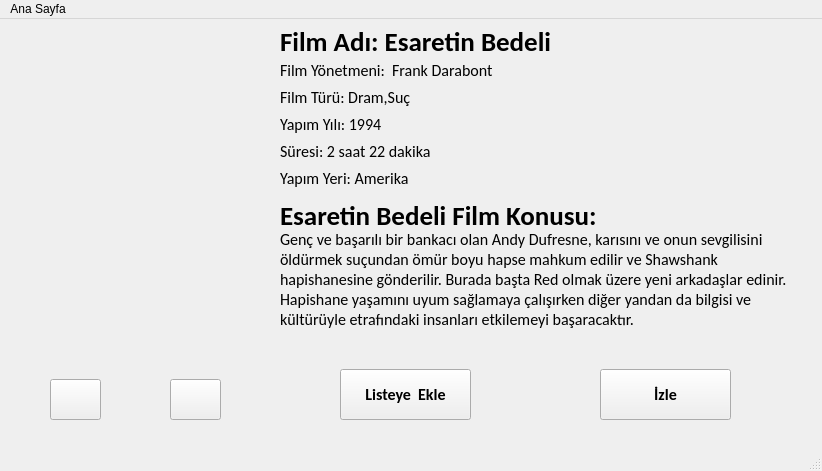
<?xml version="1.0" encoding="UTF-8"?>
<ui version="4.0">
 <class>MainWindow</class>
 <widget class="QMainWindow" name="MainWindow">
  <property name="geometry">
   <rect>
    <x>0</x>
    <y>0</y>
    <width>822</width>
    <height>471</height>
   </rect>
  </property>
  <property name="contextMenuPolicy">
   <enum>Qt::NoContextMenu</enum>
  </property>
  <property name="windowTitle">
   <string>Ana Sayfa</string>
  </property>
  <widget class="QWidget" name="centralwidget">
   <widget class="QLabel" name="foto">
    <property name="enabled">
     <bool>true</bool>
    </property>
    <property name="geometry">
     <rect>
      <x>20</x>
      <y>30</y>
      <width>231</width>
      <height>311</height>
     </rect>
    </property>
    <property name="text">
     <string/>
    </property>
    <property name="scaledContents">
     <bool>true</bool>
    </property>
    <property name="alignment">
     <set>Qt::AlignCenter</set>
    </property>
   </widget>
   <widget class="QWidget" name="verticalLayoutWidget">
    <property name="geometry">
     <rect>
      <x>280</x>
      <y>10</y>
      <width>425</width>
      <height>160</height>
     </rect>
    </property>
    <layout class="QVBoxLayout" name="verticalLayout_2">
     <item>
      <widget class="QLabel" name="filmadi">
       <property name="font">
        <font>
         <family>Calibri</family>
         <pointsize>20</pointsize>
         <weight>75</weight>
         <bold>true</bold>
        </font>
       </property>
       <property name="text">
        <string>Film Adı: Esaretin Bedeli</string>
       </property>
       <property name="alignment">
        <set>Qt::AlignLeading|Qt::AlignLeft|Qt::AlignVCenter</set>
       </property>
      </widget>
     </item>
     <item>
      <widget class="QLabel" name="filmyonetmeni">
       <property name="font">
        <font>
         <family>Calibri</family>
         <pointsize>12</pointsize>
        </font>
       </property>
       <property name="text">
        <string>Film Yönetmeni:  Frank Darabont</string>
       </property>
       <property name="alignment">
        <set>Qt::AlignLeading|Qt::AlignLeft|Qt::AlignVCenter</set>
       </property>
      </widget>
     </item>
     <item>
      <widget class="QLabel" name="filmturu">
       <property name="font">
        <font>
         <family>Calibri</family>
         <pointsize>12</pointsize>
        </font>
       </property>
       <property name="text">
        <string>Film Türü: Dram,Suç</string>
       </property>
       <property name="alignment">
        <set>Qt::AlignLeading|Qt::AlignLeft|Qt::AlignVCenter</set>
       </property>
      </widget>
     </item>
     <item>
      <widget class="QLabel" name="yapimyili">
       <property name="font">
        <font>
         <family>Calibri</family>
         <pointsize>12</pointsize>
        </font>
       </property>
       <property name="text">
        <string>Yapım Yılı: 1994     </string>
       </property>
      </widget>
     </item>
     <item>
      <widget class="QLabel" name="suresi">
       <property name="font">
        <font>
         <family>Calibri</family>
         <pointsize>12</pointsize>
        </font>
       </property>
       <property name="text">
        <string>Süresi: 2 saat 22 dakika</string>
       </property>
      </widget>
     </item>
     <item>
      <widget class="QLabel" name="yapimyeri">
       <property name="font">
        <font>
         <family>Calibri</family>
         <pointsize>12</pointsize>
        </font>
       </property>
       <property name="text">
        <string>Yapım Yeri: Amerika</string>
       </property>
      </widget>
     </item>
    </layout>
   </widget>
   <widget class="QLabel" name="aciklama">
    <property name="geometry">
     <rect>
      <x>280</x>
      <y>210</y>
      <width>531</width>
      <height>141</height>
     </rect>
    </property>
    <property name="font">
     <font>
      <family>Calibri</family>
      <pointsize>12</pointsize>
     </font>
    </property>
    <property name="frameShape">
     <enum>QFrame::NoFrame</enum>
    </property>
    <property name="text">
     <string>Genç ve başarılı bir bankacı olan Andy Dufresne, karısını ve onun sevgilisini öldürmek suçundan ömür boyu hapse mahkum edilir ve Shawshank hapishanesine gönderilir. Burada başta Red olmak üzere yeni arkadaşlar edinir. Hapishane yaşamını uyum sağlamaya çalışırken diğer yandan da bilgisi ve kültürüyle etrafındaki insanları etkilemeyi başaracaktır.

</string>
    </property>
    <property name="scaledContents">
     <bool>false</bool>
    </property>
    <property name="wordWrap">
     <bool>true</bool>
    </property>
   </widget>
   <widget class="QLabel" name="konusu">
    <property name="geometry">
     <rect>
      <x>280</x>
      <y>180</y>
      <width>423</width>
      <height>33</height>
     </rect>
    </property>
    <property name="font">
     <font>
      <family>Calibri</family>
      <pointsize>20</pointsize>
      <weight>75</weight>
      <bold>true</bold>
     </font>
    </property>
    <property name="text">
     <string>Esaretin Bedeli Film Konusu:</string>
    </property>
    <property name="alignment">
     <set>Qt::AlignLeading|Qt::AlignLeft|Qt::AlignVCenter</set>
    </property>
   </widget>
   <widget class="QPushButton" name="oncekiButon">
    <property name="geometry">
     <rect>
      <x>50</x>
      <y>360</y>
      <width>51</width>
      <height>41</height>
     </rect>
    </property>
    <property name="text">
     <string/>
    </property>
    <property name="icon">
     <iconset>
      <normaloff>../kütüphane/ui/sol.png</normaloff>../kütüphane/ui/sol.png</iconset>
    </property>
    <property name="iconSize">
     <size>
      <width>32</width>
      <height>32</height>
     </size>
    </property>
   </widget>
   <widget class="QPushButton" name="sonrakiButon">
    <property name="geometry">
     <rect>
      <x>170</x>
      <y>360</y>
      <width>51</width>
      <height>41</height>
     </rect>
    </property>
    <property name="font">
     <font>
      <pointsize>8</pointsize>
     </font>
    </property>
    <property name="text">
     <string/>
    </property>
    <property name="icon">
     <iconset>
      <normaloff>../kütüphane/ui/sağ.png</normaloff>../kütüphane/ui/sağ.png</iconset>
    </property>
    <property name="iconSize">
     <size>
      <width>32</width>
      <height>32</height>
     </size>
    </property>
   </widget>
   <widget class="QPushButton" name="listeEkleButon">
    <property name="geometry">
     <rect>
      <x>340</x>
      <y>350</y>
      <width>131</width>
      <height>51</height>
     </rect>
    </property>
    <property name="font">
     <font>
      <family>Calibri</family>
      <pointsize>12</pointsize>
      <weight>75</weight>
      <bold>true</bold>
     </font>
    </property>
    <property name="text">
     <string>Listeye  Ekle</string>
    </property>
   </widget>
   <widget class="QPushButton" name="izleButon">
    <property name="geometry">
     <rect>
      <x>600</x>
      <y>350</y>
      <width>131</width>
      <height>51</height>
     </rect>
    </property>
    <property name="font">
     <font>
      <family>Calibri</family>
      <pointsize>12</pointsize>
      <weight>75</weight>
      <bold>true</bold>
     </font>
    </property>
    <property name="text">
     <string>İzle</string>
    </property>
   </widget>
  </widget>
  <widget class="QStatusBar" name="statusbar"/>
  <widget class="QMenuBar" name="menubar">
   <property name="geometry">
    <rect>
     <x>0</x>
     <y>0</y>
     <width>822</width>
     <height>21</height>
    </rect>
   </property>
   <widget class="QMenu" name="menuAna_Sayfa">
    <property name="title">
     <string>Ana Sayfa</string>
    </property>
    <addaction name="filmEkle"/>
    <addaction name="action_zleme_Listem"/>
    <addaction name="action_zleme_Ge_mi_im"/>
   </widget>
   <addaction name="menuAna_Sayfa"/>
  </widget>
  <action name="actionfilmler">
   <property name="text">
    <string>Filmler</string>
   </property>
  </action>
  <action name="actionDizler">
   <property name="text">
    <string>Dizler</string>
   </property>
  </action>
  <action name="action_zleme_Listem">
   <property name="text">
    <string>İzleme Listem</string>
   </property>
  </action>
  <action name="action_zleme_Ge_mi_im">
   <property name="text">
    <string>İzleme Geçmişim</string>
   </property>
  </action>
  <action name="actionKullan_c_Bilgileri">
   <property name="text">
    <string>Kullanıcı Bilgileri</string>
   </property>
  </action>
  <action name="filmEkle">
   <property name="text">
    <string>Film Ekle</string>
   </property>
  </action>
 </widget>
 <resources/>
 <connections/>
</ui>
